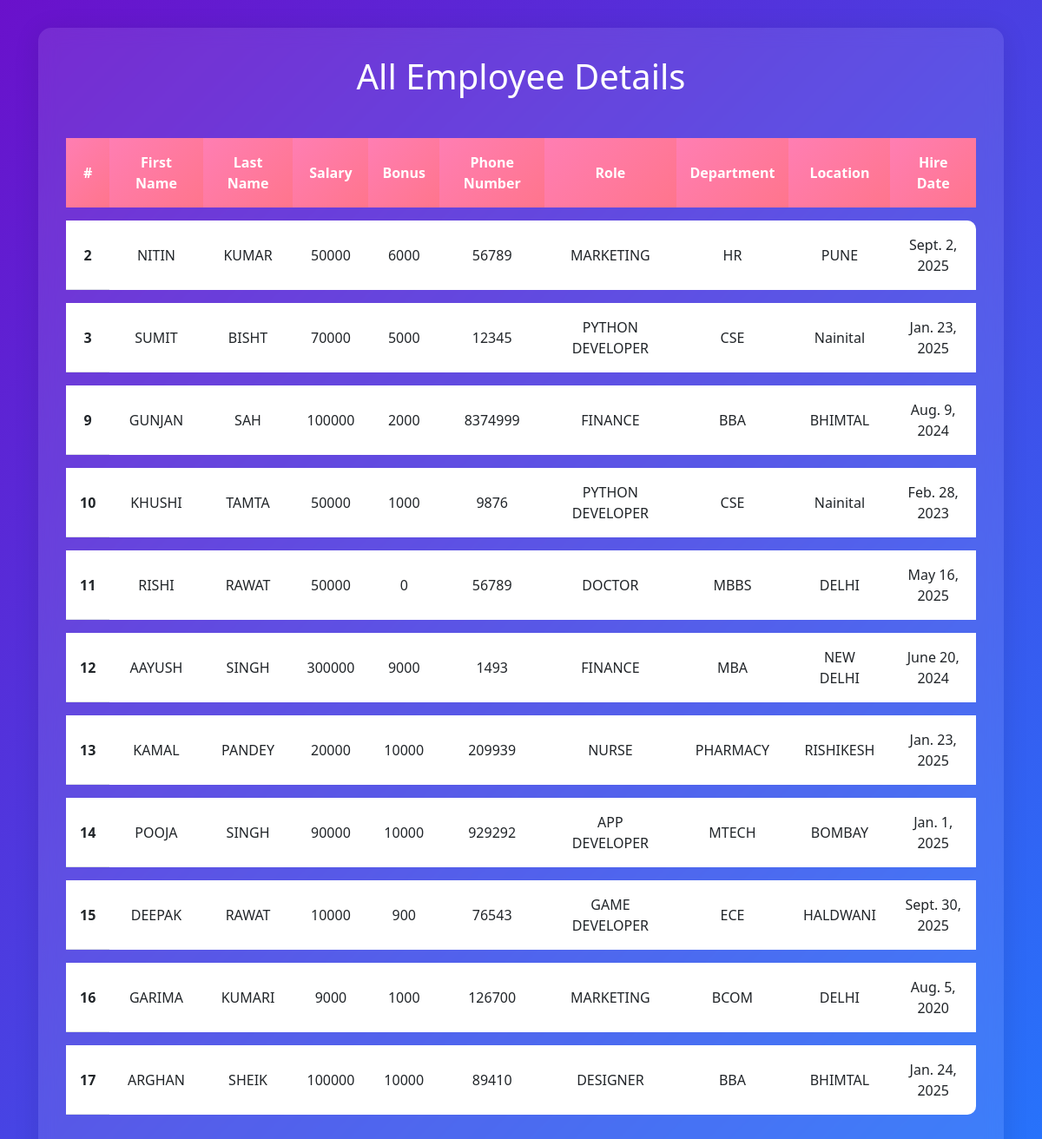
The app's page /all_emp with its own data.
### empapp/models.py (models this page shows, shortened)
class Employee(models.Model):
    first_name = models.CharField(max_length=100, null=False)
    last_name = models.CharField(max_length=100)
    dept = models.ForeignKey(Department, on_delete=models.CASCADE)
    salary = models.IntegerField(default=0)
    bonus = models.IntegerField(default=0)
    role = models.ForeignKey(Role, on_delete=models.CASCADE)
    phone = models.IntegerField(default=0)
    hire_date = models.DateField()
    def __str__(self):
        return "%s %s %s" %(self.first_name, self.last_name, self.role)

class Role(models.Model):
    name = models.CharField(max_length=100, null=False)
    def __str__(self):
        return self.name

class Department(models.Model):
    name = models.CharField(max_length=100,null=False)
    location = models.CharField(max_length=100)

### empapp/views.py (the view)
# urls.py: path('all_emp', views.all_emp, name='all_emp'),
def all_emp(request):
    emps = Employee.objects.all()
    context = {
        'emps': emps
    }
    print(context)
    return render(request, 'views_all_emp.html', context)

### empapp/templates/views_all_emp.html (shortened to what this page needs)
<!doctype html>
<html lang="en">
  <head>
    <link
      href="https://cdn.jsdelivr.net/npm/bootstrap@5.3.0/dist/css/bootstrap.min.css"
      rel="stylesheet"
>
  </head>
  <body>
    <div class="container">
      <div class="table-container">
        <h1>All Employee Details</h1>
        <table class="table">
          <thead>
            <tr>
              <th scope="col">#</th>
              <th scope="col">First Name</th>
              <th scope="col">Last Name</th>
              <th scope="col">Salary</th>
              <th scope="col">Bonus</th>
              <th scope="col">Phone Number</th>
              <th scope="col">Role</th>
              <th scope="col">Department</th>
              <th scope="col">Location</th>
              <th scope="col">Hire Date</th>
            </tr>
          </thead>
          <tbody>
            {% for emp in emps %}
            <tr>
              <th scope="row">{{ emp.id }}</th>
              <td>{{ emp.first_name }}</td>
              <td>{{ emp.last_name }}</td>
              <td>{{ emp.salary }}</td>
              <td>{{ emp.bonus }}</td>
              <td>{{ emp.phone }}</td>
              <td>{{ emp.role.name }}</td>
              <td>{{ emp.dept.name }}</td>
              <td>{{ emp.dept.location }}</td>
              <td>{{ emp.hire_date }}</td>
            </tr>
            {% endfor %}
          </tbody>
        </table>
      </div>
    </div>
  </body>
</html>

### empapp/templates/views_all_emp.html (style rules this page uses)
body { background: linear-gradient(135deg, #6a11cb, #2575fc); color: #fff; font-family: 'Segoe UI', Tahoma, Geneva, Verdana, sans-serif; margin: 0; padding: 2rem; min-height: 100vh; }
.table-container { background-color: rgba(255, 255, 255, 0.1); border-radius: 15px; padding: 2rem; box-shadow: 0 4px 30px rgba(0, 0, 0, 0.1); backdrop-filter: blur(10px); }
h1 { font-size: 2.5rem; text-align: center; margin-bottom: 2rem; }
.table { border-collapse: separate; border-spacing: 0 15px; background-color: transparent; color: #fff; }
.table th, .table td { vertical-align: middle; text-align: center; padding: 1rem; }
.table thead th { background: linear-gradient(135deg, #ff7eb3, #ff758c); color: #fff; font-weight: bold; border: none; }
.table tbody tr { background-color: rgba(255, 255, 255, 0.2); border-radius: 10px; }
.table tbody tr td { border-top: none; border-bottom: none; }
.table tbody tr:first-child td:last-child { border-top-right-radius: 10px; }
.table tbody tr:last-child td:last-child { border-bottom-right-radius: 10px; }

### records on screen
Employee: id "2", first_name "NITIN", last_name "KUMAR", salary "50000", bonus "6000", phone "56789", role.name "MARKETING", dept.name "HR", dept.location "PUNE", hire_date "Sept. 2, 2025"
Employee: id "3", first_name "SUMIT", last_name "BISHT", salary "70000", bonus "5000", phone "12345", role.name "PYTHON DEVELOPER", dept.name "CSE", dept.location "Nainital", hire_date "Jan. 23, 2025"
Employee: id "9", first_name "GUNJAN", last_name "SAH", salary "100000", bonus "2000", phone "8374999", role.name "FINANCE", dept.name "BBA", dept.location "BHIMTAL", hire_date "Aug. 9, 2024"
Employee: id "10", first_name "KHUSHI", last_name "TAMTA", salary "50000", bonus "1000", phone "9876", role.name "PYTHON DEVELOPER", dept.name "CSE", dept.location "Nainital", hire_date "Feb. 28, 2023"
Employee: id "11", first_name "RISHI", last_name "RAWAT", salary "50000", bonus "0", phone "56789", role.name "DOCTOR", dept.name "MBBS", dept.location "DELHI", hire_date "May 16, 2025"
Employee: id "12", first_name "AAYUSH", last_name "SINGH", salary "300000", bonus "9000", phone "1493", role.name "FINANCE", dept.name "MBA", dept.location "NEW DELHI", hire_date "June 20, 2024"
Employee: id "13", first_name "KAMAL", last_name "PANDEY", salary "20000", bonus "10000", phone "209939", role.name "NURSE", dept.name "PHARMACY", dept.location "RISHIKESH", hire_date "Jan. 23, 2025"
Employee: id "14", first_name "POOJA", last_name "SINGH", salary "90000", bonus "10000", phone "929292", role.name "APP DEVELOPER", dept.name "MTECH", dept.location "BOMBAY", hire_date "Jan. 1, 2025"
Employee: id "15", first_name "DEEPAK", last_name "RAWAT", salary "10000", bonus "900", phone "76543", role.name "GAME DEVELOPER", dept.name "ECE", dept.location "HALDWANI", hire_date "Sept. 30, 2025"
Employee: id "16", first_name "GARIMA", last_name "KUMARI", salary "9000", bonus "1000", phone "126700", role.name "MARKETING", dept.name "BCOM", dept.location "DELHI", hire_date "Aug. 5, 2020"
Employee: id "17", first_name "ARGHAN", last_name "SHEIK", salary "100000", bonus "10000", phone "89410", role.name "DESIGNER", dept.name "BBA", dept.location "BHIMTAL", hire_date "Jan. 24, 2025"
